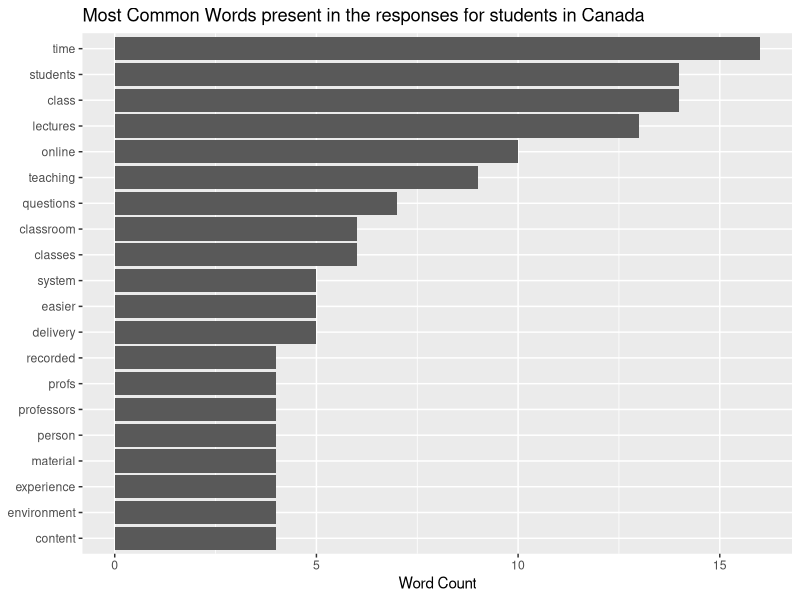

The R source for this figure:
library(tidyverse)
library(dplyr)
library(ggplot2)
library(readr)

setwd("F:/Desk/Winter2021/WT-CivilWebsite/Report")
path <- getwd()

sCAN_WC <- read_csv("sCAN_DA_WC.csv")
colnames(sCAN_WC) <- c("index", "word", "word_count", "PER")
sCAN_WC <- sCAN_WC %>% mutate(word = reorder(word, word_count))
sCAN_WC_Plot <- sCAN_WC %>% filter(word_count >= 4)

G_sCAN <- sCAN_WC_Plot %>% 
  ggplot(aes(word_count, word)) +
  geom_col() +
  labs(y = NULL) + 
  ggtitle("Most Common Words present in the responses for students in Canada") +
  xlab("Word Count")
G_sCAN
